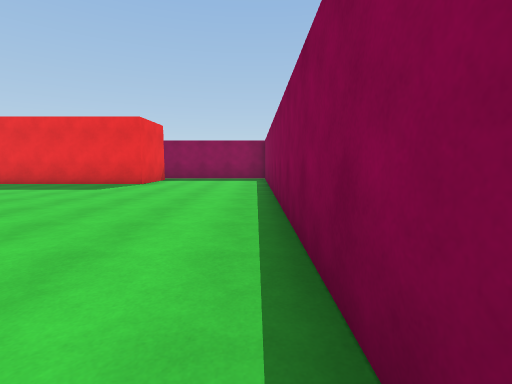
view 1 (above)

24 first-person views from a walk through a Unity game level. The camera is 1.3 m above the floor, tilts 6° down and sees 85° across. Doors are open. The floor is counted in squares, 2 m on a side. Each view is taken from the middle of a square. On the plan, view 1 faces up. The plan holds only what a view shows up to about 9 squares ahead; the rest is blank. The place goes on beyond the plan. The player character is not drawn. Surface patterns are stand-ins for the level's own textures.

view 2
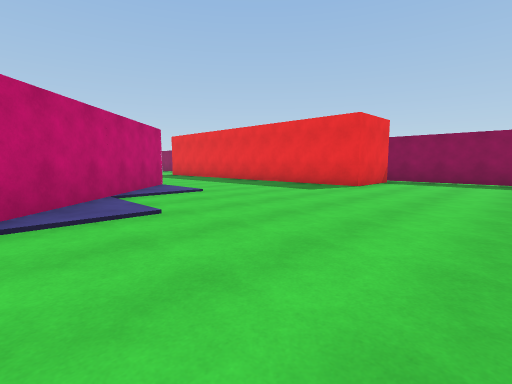

view 3
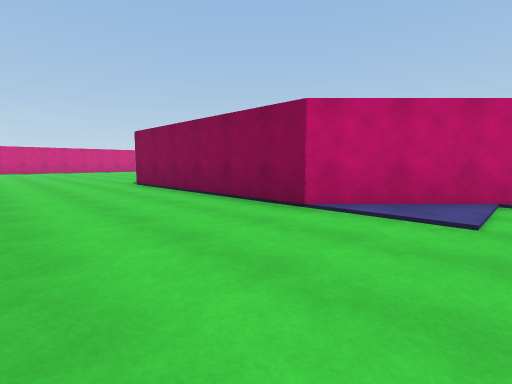

view 4
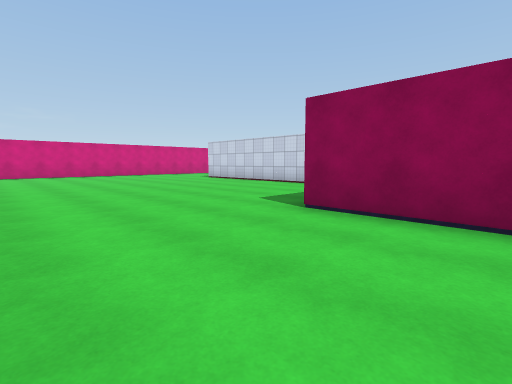

view 5
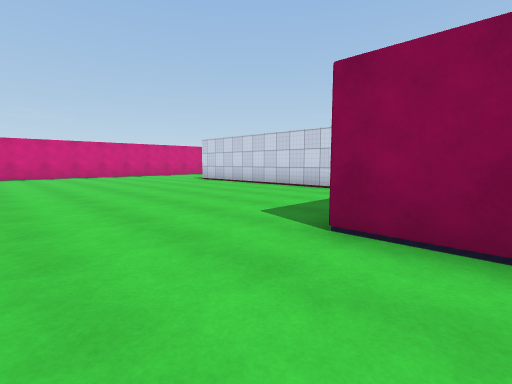

view 6
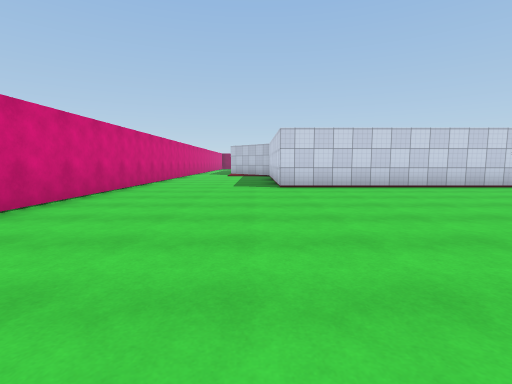

view 7
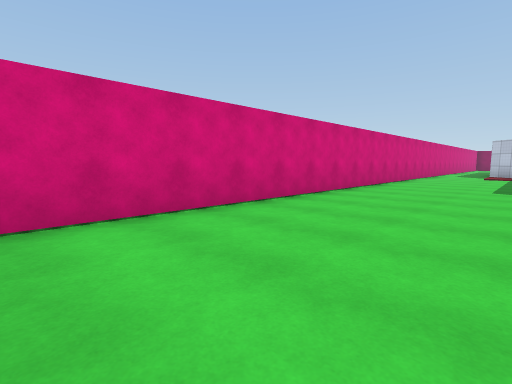

view 8
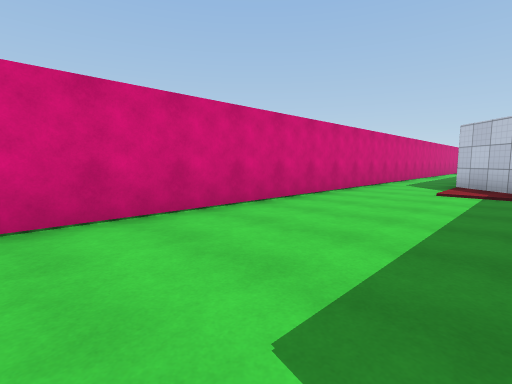

view 9
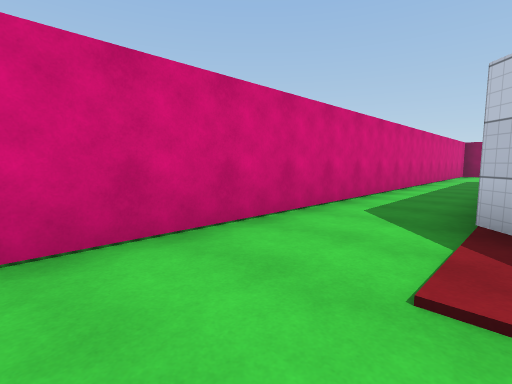

view 10
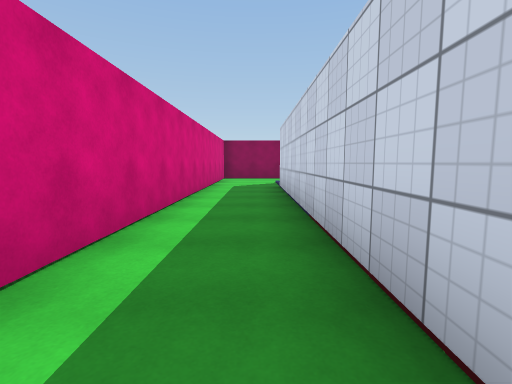

view 11
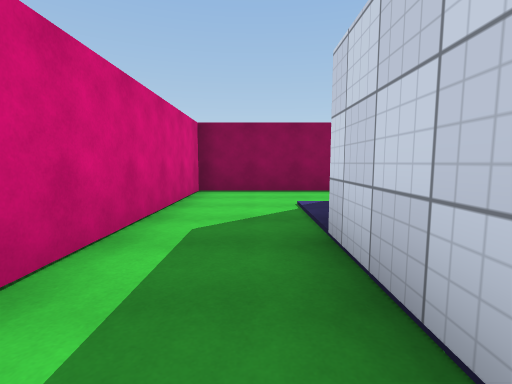

view 12
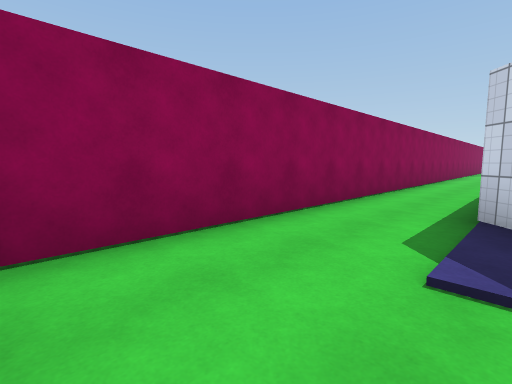

view 13
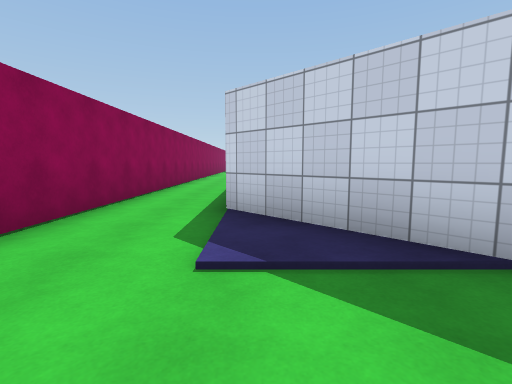

view 14
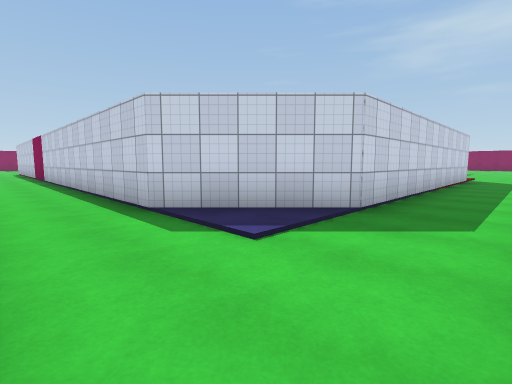

view 15
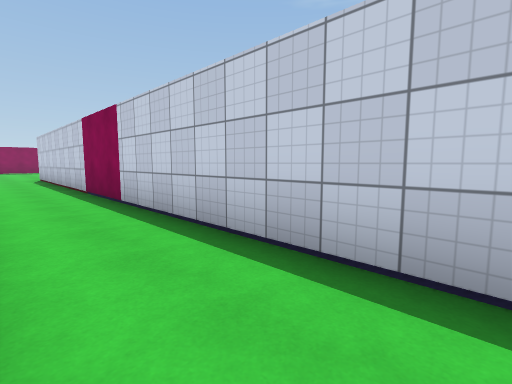

view 16
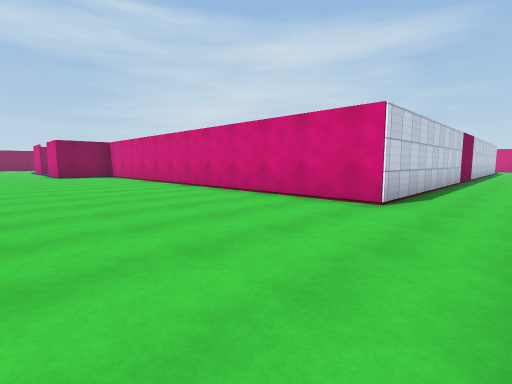

view 17
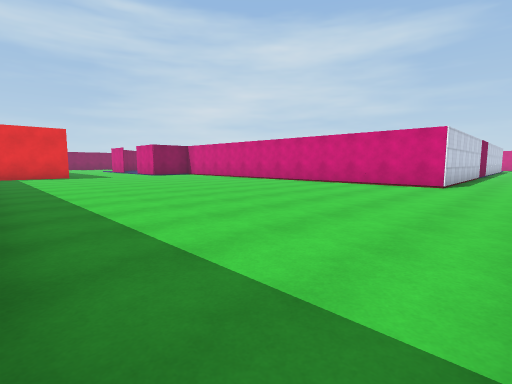

view 18
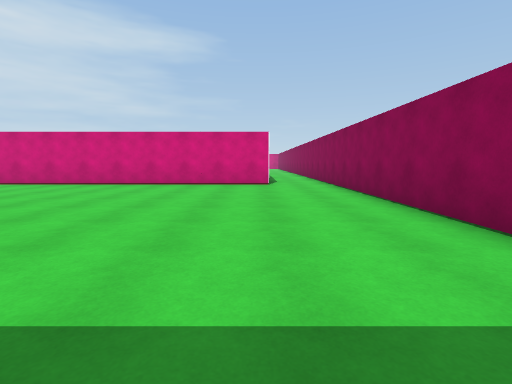

view 19
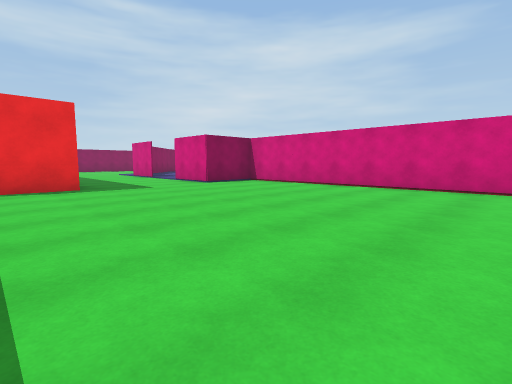

view 20
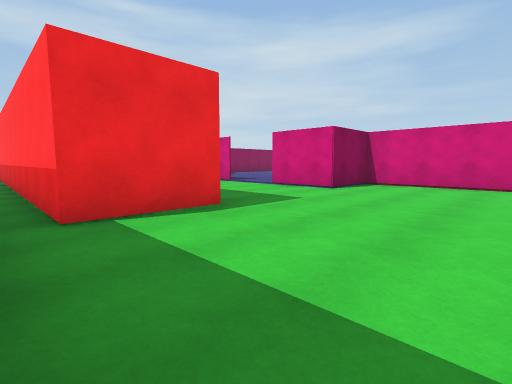

view 21
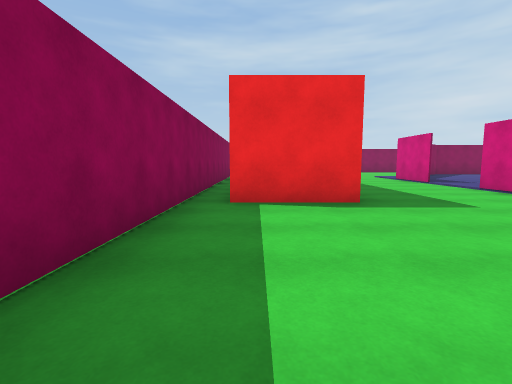

view 22
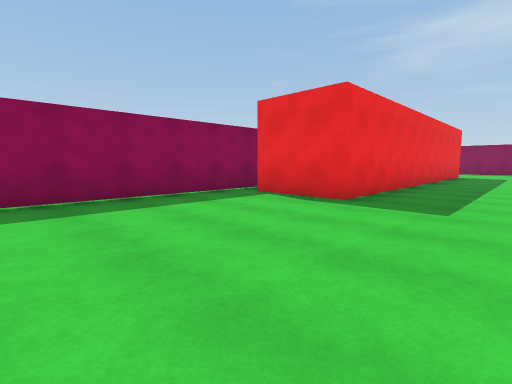

view 23
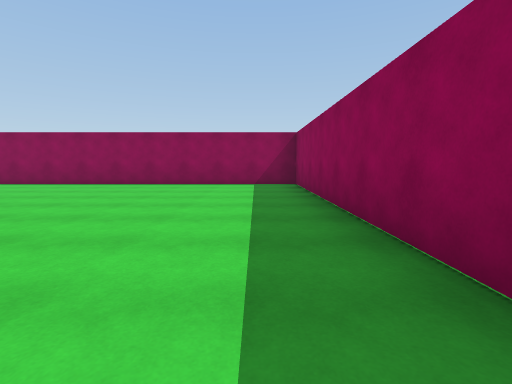

view 24
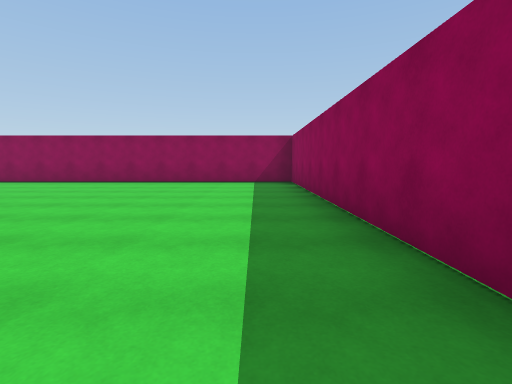

### Floor plan
Points are (right, up) in squares from view 1. A wall is a line through its corners. A room is listed if a view was taken in it or the views show most of it. See-through windows are left out.
Room 1 (views 1, 2, 3, 4, 5, 6, 7, 8, 9, 10, 11, 12, 13, 14, 15, 16, 17, 18, 19, 20, 21, 22, 23, 24)
walls: (-9.4, 4.7) (-8.9, 4.7); (-7.4, 4.7) (-3.3, 0.7) (-3.3, -5.4); (-8.9, 11.2) (-27.2, 11.2) (-27.2, 2); (-3.3, 10.4) (-3.3, 8.3) (-13.5, 8.3) (-13.5, 10.4) (-4.8, 10.4); (-7.3, -7.2) (-7.3, -13.4) (-8.8, -13.4); (0.4, 0.3) (0.4, 9); (-0.4, 11.2) (-2.6, 11.2); (-27.2, -6.4) (-27.2, -17.3) (-0.1, -17.3); (-14.2, -14.2) (-15.4, -15.4); (-15.8, -15.4) (-23.4, -15.4) (-25.4, -13.3) (-25.4, 2.7) (-13.5, 2.7) (-13.5, 4.7) (-11.2, 4.7)
ways out: open door at (-24.7, 0.7); open door at (-10.3, 4.7)

Where each view was taken, in squares from view 1:
view 1: 0 up, 0 right, facing up
view 2: 1 up, 0 right, facing up-left
view 3: 3 up, 0 right, facing down-left
view 4: 3 down, 0 right, facing down-left
view 5: 4 down, 1 left, facing down-left
view 6: 14 down, 0 right, facing left
view 7: 14 down, 0 right, facing down-left
view 8: 14 down, 7 left, facing down-left
view 9: 15 down, 12 left, facing down-left
view 10: 16 down, 16 left, facing left
view 11: 16 down, 21 left, facing left
view 12: 17 down, 25 left, facing up-left
view 13: 17 down, 25 left, facing up
view 14: 17 down, 27 left, facing up-right
view 15: 10 down, 27 left, facing up-right
view 16: 7 up, 27 left, facing down-right
view 17: 11 up, 27 left, facing down-right
view 18: 11 up, 25 left, facing down
view 19: 10 up, 21 left, facing down-right
view 20: 11 up, 17 left, facing down-right
view 21: 10 up, 18 left, facing right
view 22: 6 up, 18 left, facing up-right
view 23: 10 up, 19 left, facing left
view 24: 10 up, 18 left, facing left
